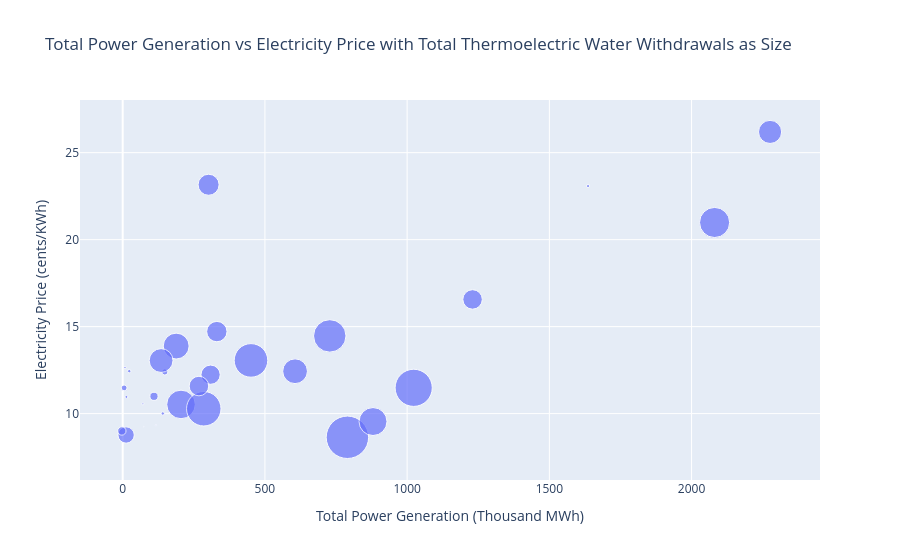

This figure's notebook cell:
### Markdown cell above
Finding 1 — data_center_selected_power_mw vs price: -0.25
A negative correlation was observed between data center selected power capacity and electricity price. I would expect these to be positively correlated — higher demand typically drives up price — however this may reflect deliberate site selection by data center operators who seek out states with cheap, abundant power. In reality, growing data center demand is placing upward pressure on prices in many markets, which this small sample may not capture.
With only 30 observations this relationship is exploratory only and no realistic conclusions can be drawn.



Finding 2 — data_center_selected_power_mw vs renewable_share: -0.17
Data center selected power and renewable share show a weak negative correlation. Intuitively I would expect states with higher DC demand to invest more heavily in renewables to bridge the supply gap cheaply, but this sample suggests the opposite — states with higher sampled demand tend to have lower renewable share. This may reflect that data centers are currently siting in fossil-fuel dominated grids where power is cheapest.
With only 30 observations this relationship is exploratory only and no realistic conclusions can be drawn.



Finding 3 — price vs total_generation: +0.73
The strongest relationship in this matrix. Rather than higher supply driving lower prices as economics might suggest, both variables appear to be driven by a confounding variable — state size. Larger states with greater economic activity and population have both higher total generation and higher electricity prices, as demand is placing strain on the grid that supply is struggling to meet.
With only 30 observations this relationship is exploratory only and no realistic conclusions can be drawn.

### Code cell
#Using plotly express to add a qualitative variable as state in Total Power Generation vs Electricity Price, with thermelectric water withdrawals by size 
import plotly.express as px
fig = px.scatter(df_master, x = 'total_generation', y='price', hover_name = 'state_or_region', size = 'total_wd_mgd', size_max = 30, 
#manually assign hover labels 
labels = {'total_generation' : 'Total Power Generation (Thousand MWh)', 'price' : 'Electricity Price (cents/KWh)','state_or_region' : 'State', 'total_wd_mgd' : 'Total Thermoelectric Water Withdrawals (mg/d)'}, 
title = 'Total Power Generation vs Electricity Price with Total Thermoelectric Water Withdrawals as Size')
#adjust marker size for better visibility
fig.write_html('../outputs/figures/Scatter_plot_1.html')
fig.write_image('../outputs/figures/Scatter_plot_1.png', scale=2)
fig.show()

### Figure 1 — Plotly figure (JSON) as saved in the notebook; plotly's stock layout.template omitted (floating-point values rounded to 4 significant figures)
{"data": [{"hovertemplate": "<b>%{hovertext}</b><br><br>Total Power Generation (Thousand MWh)=%{x}<br>Electricity Price (cents/KWh)=%{y}<br>Total Thermoelectric Water Withdrawals (mg/d)=%{marker.size}<extra></extra>", "hovertext": ["Arizona", "California", "Colorado", "Connecticut", "Delaware", "Florida", "Georgia", "Idaho", "Illinois", "Indiana", "Iowa", "Maryland", "Massachusetts", "Michigan", "Minnesota", "Missouri", "Nebraska", "Nevada", "New Jersey", "New York", "North Carolina", "Ohio", "Oklahoma", "Oregon", "Pennsylvania", "Texas", "Utah", "Virginia", "Washington", "Wisconsin"], "legendgroup": "", "marker": {"color": "#636efa", "size": [168.7, 2347.0, 50.92, 1944.0, 21.89, 6066.0, 149.8, 2.027, 4950.0, 2940.0, 294.4, 1819.0, 42.54, 4627.0, 1625.0, 3582.0, 1168.0, 9.676, 1666.0, 3982.0, 5223.0, 1681.0, 307.6, 18.8, 2689.0, 7904.0, 49.73, 3432.0, 37.9, 2489.0], "sizemode": "area", "sizeref": 8.783, "symbol": "circle"}, "mode": "markers", "name": "", "orientation": "v", "showlegend": false, "type": "scatter", "x": [148.0, 2276.0, 23.0, 302.0, 8.0, 1023.0, 5.0, 74.0, 451.0, 188.0, 110.0, 331.0, 1636.0, 728.0, 309.0, 205.0, 12.0, 117.0, 1230.0, 2081.0, 285.0, 268.0, -3.0, 71.0, 606.0, 790.0, 141.0, 880.0, 13.0, 135.0], "xaxis": "x", "y": [12.4, 26.19, 12.44, 23.16, 12.65, 11.48, 11.48, 9.251, 13.06, 13.88, 10.99, 14.72, 23.08, 14.47, 12.24, 10.53, 8.77, 9.338, 16.56, 20.99, 10.28, 11.58, 9.002, 10.56, 12.44, 8.639, 10.01, 9.544, 10.96, 13.05], "yaxis": "y"}], "layout": {"legend": {"itemsizing": "constant", "tracegroupgap": 0}, "title": {"text": "Total Power Generation vs Electricity Price with Total Thermoelectric Water Withdrawals as Size"}, "xaxis": {"anchor": "y", "domain": [0, 1], "title": {"text": "Total Power Generation (Thousand MWh)"}}, "yaxis": {"anchor": "x", "domain": [0, 1], "title": {"text": "Electricity Price (cents/KWh)"}}}}
